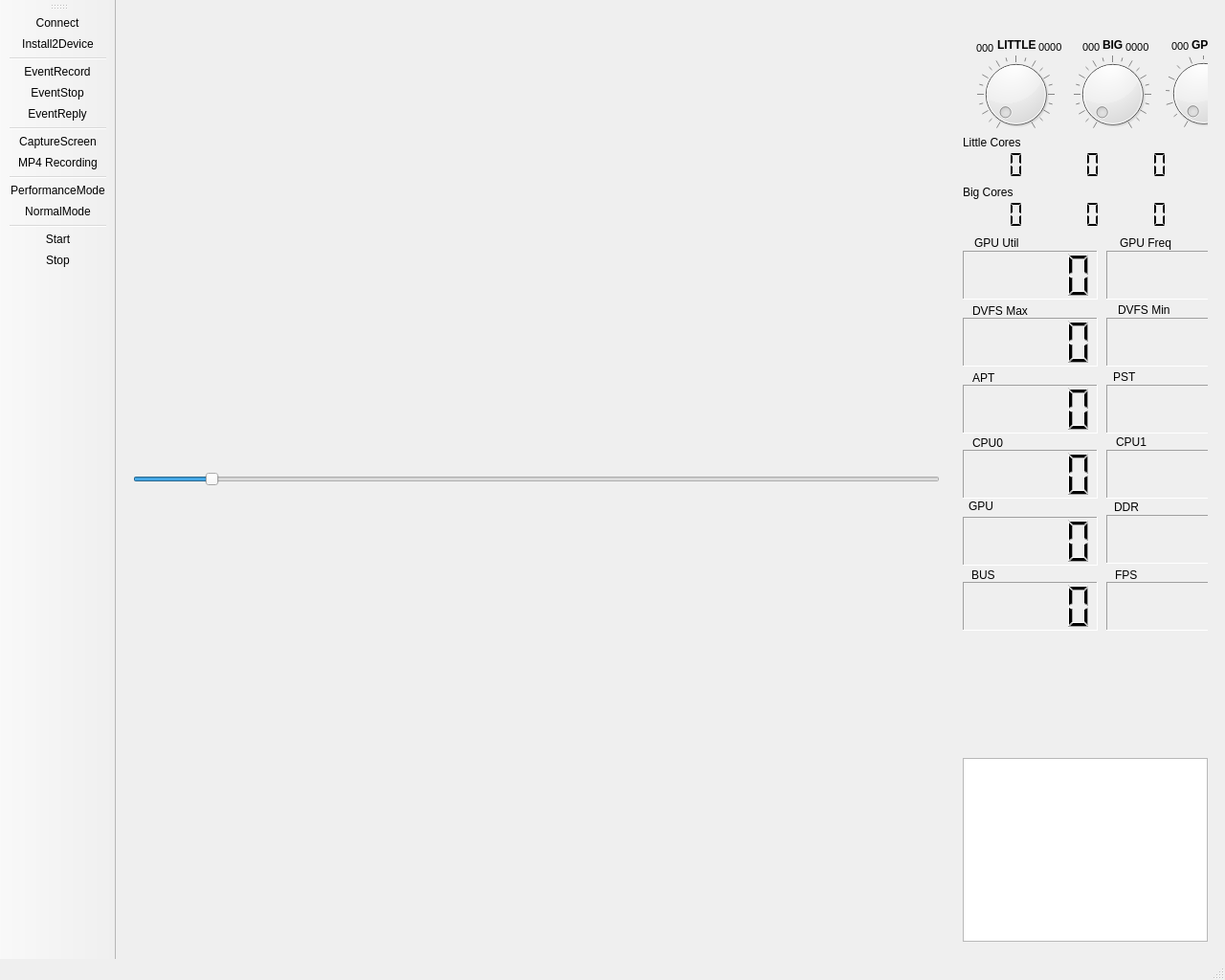
<?xml version="1.0" encoding="UTF-8"?>
<ui version="4.0">
 <class>MainWindow</class>
 <widget class="QMainWindow" name="MainWindow">
  <property name="geometry">
   <rect>
    <x>0</x>
    <y>0</y>
    <width>1280</width>
    <height>1024</height>
   </rect>
  </property>
  <property name="sizePolicy">
   <sizepolicy hsizetype="Fixed" vsizetype="Fixed">
    <horstretch>0</horstretch>
    <verstretch>0</verstretch>
   </sizepolicy>
  </property>
  <property name="maximumSize">
   <size>
    <width>1280</width>
    <height>1024</height>
   </size>
  </property>
  <property name="windowTitle">
   <string>MainWindow</string>
  </property>
  <widget class="QWidget" name="centralwidget">
   <layout class="QHBoxLayout" name="horizontalLayout">
    <item>
     <widget class="QWidget" name="widget_center" native="true">
      <property name="sizePolicy">
       <sizepolicy hsizetype="Minimum" vsizetype="Preferred">
        <horstretch>0</horstretch>
        <verstretch>0</verstretch>
       </sizepolicy>
      </property>
      <layout class="QVBoxLayout" name="Layout_System">
       <item>
        <widget class="QSlider" name="SlideBar">
         <property name="minimum">
          <number>13</number>
         </property>
         <property name="maximum">
          <number>35</number>
         </property>
         <property name="value">
          <number>15</number>
         </property>
         <property name="orientation">
          <enum>Qt::Horizontal</enum>
         </property>
        </widget>
       </item>
      </layout>
     </widget>
    </item>
    <item>
     <widget class="QWidget" name="widget_right" native="true">
      <property name="sizePolicy">
       <sizepolicy hsizetype="Fixed" vsizetype="Expanding">
        <horstretch>0</horstretch>
        <verstretch>0</verstretch>
       </sizepolicy>
      </property>
      <property name="minimumSize">
       <size>
        <width>0</width>
        <height>0</height>
       </size>
      </property>
      <layout class="QVBoxLayout" name="verticalLayout">
       <item>
        <widget class="QLabel" name="label">
         <property name="frameShape">
          <enum>QFrame::NoFrame</enum>
         </property>
         <property name="text">
          <string/>
         </property>
         <property name="pixmap">
          <pixmap resource="resources.qrc">:/basic icons/resources/AnalyzerLogo300.jpg</pixmap>
         </property>
         <property name="scaledContents">
          <bool>true</bool>
         </property>
        </widget>
       </item>
       <item>
        <widget class="QWidget" name="widget" native="true">
         <property name="sizePolicy">
          <sizepolicy hsizetype="Preferred" vsizetype="Expanding">
           <horstretch>0</horstretch>
           <verstretch>0</verstretch>
          </sizepolicy>
         </property>
         <widget class="QLCDNumber" name="LCD_DVFS_MAX">
          <property name="geometry">
           <rect>
            <x>0</x>
            <y>294</y>
            <width>141</width>
            <height>51</height>
           </rect>
          </property>
          <property name="font">
           <font>
            <stylestrategy>PreferDefault</stylestrategy>
           </font>
          </property>
          <property name="frameShape">
           <enum>QFrame::Panel</enum>
          </property>
          <property name="frameShadow">
           <enum>QFrame::Sunken</enum>
          </property>
         </widget>
         <widget class="QLCDNumber" name="LCD_DVFS_MIN">
          <property name="geometry">
           <rect>
            <x>150</x>
            <y>294</y>
            <width>141</width>
            <height>51</height>
           </rect>
          </property>
          <property name="font">
           <font>
            <stylestrategy>PreferDefault</stylestrategy>
           </font>
          </property>
          <property name="frameShape">
           <enum>QFrame::Panel</enum>
          </property>
          <property name="frameShadow">
           <enum>QFrame::Sunken</enum>
          </property>
         </widget>
         <widget class="QLabel" name="label_13">
          <property name="geometry">
           <rect>
            <x>162</x>
            <y>277</y>
            <width>91</width>
            <height>17</height>
           </rect>
          </property>
          <property name="text">
           <string>DVFS Min</string>
          </property>
         </widget>
         <widget class="QLabel" name="label_12">
          <property name="geometry">
           <rect>
            <x>10</x>
            <y>278</y>
            <width>101</width>
            <height>17</height>
           </rect>
          </property>
          <property name="text">
           <string>DVFS Max</string>
          </property>
         </widget>
         <widget class="QLCDNumber" name="LCD_BUS">
          <property name="geometry">
           <rect>
            <x>0</x>
            <y>570</y>
            <width>141</width>
            <height>51</height>
           </rect>
          </property>
          <property name="font">
           <font>
            <stylestrategy>PreferDefault</stylestrategy>
           </font>
          </property>
          <property name="frameShape">
           <enum>QFrame::Panel</enum>
          </property>
          <property name="frameShadow">
           <enum>QFrame::Sunken</enum>
          </property>
         </widget>
         <widget class="QLCDNumber" name="LCD_DDR">
          <property name="geometry">
           <rect>
            <x>150</x>
            <y>500</y>
            <width>141</width>
            <height>51</height>
           </rect>
          </property>
          <property name="font">
           <font>
            <stylestrategy>PreferDefault</stylestrategy>
           </font>
          </property>
          <property name="frameShape">
           <enum>QFrame::Panel</enum>
          </property>
          <property name="frameShadow">
           <enum>QFrame::Sunken</enum>
          </property>
         </widget>
         <widget class="QLabel" name="label_10">
          <property name="geometry">
           <rect>
            <x>164</x>
            <y>207</y>
            <width>101</width>
            <height>17</height>
           </rect>
          </property>
          <property name="text">
           <string>GPU Freq</string>
          </property>
         </widget>
         <widget class="QLCDNumber" name="LCD_GPU_FREQ">
          <property name="geometry">
           <rect>
            <x>150</x>
            <y>224</y>
            <width>141</width>
            <height>51</height>
           </rect>
          </property>
          <property name="font">
           <font>
            <stylestrategy>PreferDefault</stylestrategy>
           </font>
          </property>
          <property name="frameShape">
           <enum>QFrame::Panel</enum>
          </property>
          <property name="frameShadow">
           <enum>QFrame::Sunken</enum>
          </property>
         </widget>
         <widget class="QLCDNumber" name="LCD_GPU_UTIL">
          <property name="geometry">
           <rect>
            <x>0</x>
            <y>224</y>
            <width>141</width>
            <height>51</height>
           </rect>
          </property>
          <property name="font">
           <font>
            <stylestrategy>PreferDefault</stylestrategy>
           </font>
          </property>
          <property name="frameShape">
           <enum>QFrame::Panel</enum>
          </property>
          <property name="frameShadow">
           <enum>QFrame::Sunken</enum>
          </property>
         </widget>
         <widget class="QLabel" name="label_14">
          <property name="geometry">
           <rect>
            <x>158</x>
            <y>483</y>
            <width>101</width>
            <height>17</height>
           </rect>
          </property>
          <property name="text">
           <string>DDR</string>
          </property>
         </widget>
         <widget class="QLabel" name="label_15">
          <property name="geometry">
           <rect>
            <x>9</x>
            <y>554</y>
            <width>101</width>
            <height>17</height>
           </rect>
          </property>
          <property name="text">
           <string>BUS</string>
          </property>
         </widget>
         <widget class="QLabel" name="label_11">
          <property name="geometry">
           <rect>
            <x>12</x>
            <y>207</y>
            <width>101</width>
            <height>17</height>
           </rect>
          </property>
          <property name="text">
           <string>GPU Util</string>
          </property>
         </widget>
         <widget class="QLCDNumber" name="LCD_GPU">
          <property name="geometry">
           <rect>
            <x>0</x>
            <y>502</y>
            <width>141</width>
            <height>51</height>
           </rect>
          </property>
          <property name="font">
           <font>
            <stylestrategy>PreferDefault</stylestrategy>
           </font>
          </property>
          <property name="frameShape">
           <enum>QFrame::Panel</enum>
          </property>
          <property name="frameShadow">
           <enum>QFrame::Sunken</enum>
          </property>
         </widget>
         <widget class="QLCDNumber" name="LCD_CPU_G0">
          <property name="geometry">
           <rect>
            <x>0</x>
            <y>432</y>
            <width>141</width>
            <height>51</height>
           </rect>
          </property>
          <property name="font">
           <font>
            <stylestrategy>PreferDefault</stylestrategy>
           </font>
          </property>
          <property name="frameShape">
           <enum>QFrame::Panel</enum>
          </property>
          <property name="frameShadow">
           <enum>QFrame::Sunken</enum>
          </property>
         </widget>
         <widget class="QLabel" name="label_5">
          <property name="geometry">
           <rect>
            <x>157</x>
            <y>347</y>
            <width>66</width>
            <height>17</height>
           </rect>
          </property>
          <property name="text">
           <string>PST</string>
          </property>
         </widget>
         <widget class="QLCDNumber" name="LCD_CPU_G1">
          <property name="geometry">
           <rect>
            <x>150</x>
            <y>432</y>
            <width>141</width>
            <height>51</height>
           </rect>
          </property>
          <property name="font">
           <font>
            <stylestrategy>PreferDefault</stylestrategy>
           </font>
          </property>
          <property name="frameShape">
           <enum>QFrame::Panel</enum>
          </property>
          <property name="frameShadow">
           <enum>QFrame::Sunken</enum>
          </property>
         </widget>
         <widget class="QLCDNumber" name="LCD_PST">
          <property name="geometry">
           <rect>
            <x>150</x>
            <y>364</y>
            <width>141</width>
            <height>51</height>
           </rect>
          </property>
          <property name="font">
           <font>
            <stylestrategy>PreferDefault</stylestrategy>
           </font>
          </property>
          <property name="frameShape">
           <enum>QFrame::Panel</enum>
          </property>
          <property name="frameShadow">
           <enum>QFrame::Sunken</enum>
          </property>
         </widget>
         <widget class="QLabel" name="label_3">
          <property name="geometry">
           <rect>
            <x>6</x>
            <y>482</y>
            <width>66</width>
            <height>17</height>
           </rect>
          </property>
          <property name="text">
           <string>GPU</string>
          </property>
         </widget>
         <widget class="QLabel" name="label_4">
          <property name="geometry">
           <rect>
            <x>10</x>
            <y>348</y>
            <width>66</width>
            <height>17</height>
           </rect>
          </property>
          <property name="text">
           <string>APT</string>
          </property>
         </widget>
         <widget class="QLabel" name="label_2">
          <property name="geometry">
           <rect>
            <x>10</x>
            <y>416</y>
            <width>66</width>
            <height>17</height>
           </rect>
          </property>
          <property name="text">
           <string>CPU0</string>
          </property>
         </widget>
         <widget class="QLCDNumber" name="LCD_APT">
          <property name="geometry">
           <rect>
            <x>0</x>
            <y>364</y>
            <width>141</width>
            <height>51</height>
           </rect>
          </property>
          <property name="font">
           <font>
            <stylestrategy>PreferDefault</stylestrategy>
           </font>
          </property>
          <property name="frameShape">
           <enum>QFrame::Panel</enum>
          </property>
          <property name="frameShadow">
           <enum>QFrame::Sunken</enum>
          </property>
         </widget>
         <widget class="QLabel" name="label_6">
          <property name="geometry">
           <rect>
            <x>160</x>
            <y>415</y>
            <width>66</width>
            <height>17</height>
           </rect>
          </property>
          <property name="text">
           <string>CPU1</string>
          </property>
         </widget>
         <widget class="QLCDNumber" name="LCD_CPU0">
          <property name="geometry">
           <rect>
            <x>0</x>
            <y>119</y>
            <width>71</width>
            <height>31</height>
           </rect>
          </property>
          <property name="frameShape">
           <enum>QFrame::NoFrame</enum>
          </property>
          <property name="smallDecimalPoint">
           <bool>false</bool>
          </property>
          <property name="numDigits">
           <number>4</number>
          </property>
          <property name="segmentStyle">
           <enum>QLCDNumber::Flat</enum>
          </property>
         </widget>
         <widget class="QLCDNumber" name="LCD_CPU1">
          <property name="geometry">
           <rect>
            <x>80</x>
            <y>119</y>
            <width>71</width>
            <height>31</height>
           </rect>
          </property>
          <property name="frameShape">
           <enum>QFrame::NoFrame</enum>
          </property>
          <property name="numDigits">
           <number>4</number>
          </property>
          <property name="segmentStyle">
           <enum>QLCDNumber::Flat</enum>
          </property>
         </widget>
         <widget class="QLCDNumber" name="LCD_CPU2">
          <property name="geometry">
           <rect>
            <x>150</x>
            <y>119</y>
            <width>71</width>
            <height>31</height>
           </rect>
          </property>
          <property name="frameShape">
           <enum>QFrame::NoFrame</enum>
          </property>
          <property name="numDigits">
           <number>4</number>
          </property>
          <property name="segmentStyle">
           <enum>QLCDNumber::Flat</enum>
          </property>
         </widget>
         <widget class="QLCDNumber" name="LCD_CPU3">
          <property name="geometry">
           <rect>
            <x>227</x>
            <y>119</y>
            <width>71</width>
            <height>31</height>
           </rect>
          </property>
          <property name="frameShape">
           <enum>QFrame::NoFrame</enum>
          </property>
          <property name="numDigits">
           <number>4</number>
          </property>
          <property name="segmentStyle">
           <enum>QLCDNumber::Flat</enum>
          </property>
         </widget>
         <widget class="QLCDNumber" name="LCD_CPU4">
          <property name="geometry">
           <rect>
            <x>0</x>
            <y>171</y>
            <width>71</width>
            <height>31</height>
           </rect>
          </property>
          <property name="frameShape">
           <enum>QFrame::NoFrame</enum>
          </property>
          <property name="numDigits">
           <number>4</number>
          </property>
          <property name="segmentStyle">
           <enum>QLCDNumber::Flat</enum>
          </property>
         </widget>
         <widget class="QLCDNumber" name="LCD_CPU6">
          <property name="geometry">
           <rect>
            <x>150</x>
            <y>171</y>
            <width>71</width>
            <height>31</height>
           </rect>
          </property>
          <property name="frameShape">
           <enum>QFrame::NoFrame</enum>
          </property>
          <property name="numDigits">
           <number>4</number>
          </property>
          <property name="segmentStyle">
           <enum>QLCDNumber::Flat</enum>
          </property>
         </widget>
         <widget class="QLCDNumber" name="LCD_CPU7">
          <property name="geometry">
           <rect>
            <x>226</x>
            <y>171</y>
            <width>71</width>
            <height>31</height>
           </rect>
          </property>
          <property name="frameShape">
           <enum>QFrame::NoFrame</enum>
          </property>
          <property name="numDigits">
           <number>4</number>
          </property>
          <property name="segmentStyle">
           <enum>QLCDNumber::Flat</enum>
          </property>
         </widget>
         <widget class="QLCDNumber" name="LCD_CPU5">
          <property name="geometry">
           <rect>
            <x>80</x>
            <y>171</y>
            <width>71</width>
            <height>31</height>
           </rect>
          </property>
          <property name="frameShape">
           <enum>QFrame::NoFrame</enum>
          </property>
          <property name="numDigits">
           <number>4</number>
          </property>
          <property name="segmentStyle">
           <enum>QLCDNumber::Flat</enum>
          </property>
         </widget>
         <widget class="QLabel" name="label_16">
          <property name="geometry">
           <rect>
            <x>0</x>
            <y>102</y>
            <width>101</width>
            <height>17</height>
           </rect>
          </property>
          <property name="text">
           <string>Little Cores</string>
          </property>
         </widget>
         <widget class="QLabel" name="label_17">
          <property name="geometry">
           <rect>
            <x>0</x>
            <y>154</y>
            <width>71</width>
            <height>17</height>
           </rect>
          </property>
          <property name="text">
           <string>Big Cores</string>
          </property>
         </widget>
         <widget class="QLabel" name="label_7">
          <property name="geometry">
           <rect>
            <x>36</x>
            <y>0</y>
            <width>41</width>
            <height>17</height>
           </rect>
          </property>
          <property name="font">
           <font>
            <pointsize>9</pointsize>
            <weight>75</weight>
            <bold>true</bold>
           </font>
          </property>
          <property name="text">
           <string>LITTLE</string>
          </property>
         </widget>
         <widget class="QLabel" name="label_8">
          <property name="geometry">
           <rect>
            <x>146</x>
            <y>0</y>
            <width>21</width>
            <height>17</height>
           </rect>
          </property>
          <property name="font">
           <font>
            <pointsize>9</pointsize>
            <weight>75</weight>
            <bold>true</bold>
           </font>
          </property>
          <property name="text">
           <string>BIG</string>
          </property>
         </widget>
         <widget class="QLabel" name="label_9">
          <property name="geometry">
           <rect>
            <x>239</x>
            <y>0</y>
            <width>31</width>
            <height>17</height>
           </rect>
          </property>
          <property name="font">
           <font>
            <pointsize>9</pointsize>
            <weight>75</weight>
            <bold>true</bold>
           </font>
          </property>
          <property name="text">
           <string>GPU</string>
          </property>
         </widget>
         <widget class="QDial" name="dial_Little">
          <property name="geometry">
           <rect>
            <x>10</x>
            <y>20</y>
            <width>91</width>
            <height>81</height>
           </rect>
          </property>
          <property name="minimum">
           <number>400</number>
          </property>
          <property name="maximum">
           <number>1500</number>
          </property>
          <property name="singleStep">
           <number>50</number>
          </property>
          <property name="pageStep">
           <number>100</number>
          </property>
          <property name="value">
           <number>400</number>
          </property>
          <property name="sliderPosition">
           <number>400</number>
          </property>
          <property name="orientation">
           <enum>Qt::Vertical</enum>
          </property>
          <property name="invertedAppearance">
           <bool>false</bool>
          </property>
          <property name="invertedControls">
           <bool>false</bool>
          </property>
          <property name="notchesVisible">
           <bool>true</bool>
          </property>
         </widget>
         <widget class="QLabel" name="label_little_min">
          <property name="geometry">
           <rect>
            <x>14</x>
            <y>4</y>
            <width>31</width>
            <height>16</height>
           </rect>
          </property>
          <property name="font">
           <font>
            <pointsize>8</pointsize>
           </font>
          </property>
          <property name="text">
           <string>000</string>
          </property>
         </widget>
         <widget class="QLabel" name="label_little_max">
          <property name="geometry">
           <rect>
            <x>79</x>
            <y>3</y>
            <width>31</width>
            <height>16</height>
           </rect>
          </property>
          <property name="font">
           <font>
            <pointsize>8</pointsize>
           </font>
          </property>
          <property name="text">
           <string>0000</string>
          </property>
         </widget>
         <widget class="QLabel" name="label_big_min">
          <property name="geometry">
           <rect>
            <x>125</x>
            <y>3</y>
            <width>31</width>
            <height>16</height>
           </rect>
          </property>
          <property name="font">
           <font>
            <pointsize>8</pointsize>
           </font>
          </property>
          <property name="text">
           <string>000</string>
          </property>
         </widget>
         <widget class="QLabel" name="label_big_max">
          <property name="geometry">
           <rect>
            <x>170</x>
            <y>3</y>
            <width>31</width>
            <height>16</height>
           </rect>
          </property>
          <property name="font">
           <font>
            <pointsize>8</pointsize>
           </font>
          </property>
          <property name="text">
           <string>0000</string>
          </property>
         </widget>
         <widget class="QDial" name="dial_Big">
          <property name="geometry">
           <rect>
            <x>116</x>
            <y>20</y>
            <width>81</width>
            <height>81</height>
           </rect>
          </property>
          <property name="minimum">
           <number>800</number>
          </property>
          <property name="maximum">
           <number>2100</number>
          </property>
          <property name="singleStep">
           <number>50</number>
          </property>
          <property name="pageStep">
           <number>100</number>
          </property>
          <property name="value">
           <number>800</number>
          </property>
          <property name="sliderPosition">
           <number>800</number>
          </property>
          <property name="orientation">
           <enum>Qt::Vertical</enum>
          </property>
          <property name="invertedAppearance">
           <bool>false</bool>
          </property>
          <property name="invertedControls">
           <bool>false</bool>
          </property>
          <property name="notchesVisible">
           <bool>true</bool>
          </property>
         </widget>
         <widget class="QDial" name="dial_GPU">
          <property name="geometry">
           <rect>
            <x>211</x>
            <y>19</y>
            <width>81</width>
            <height>81</height>
           </rect>
          </property>
          <property name="minimum">
           <number>0</number>
          </property>
          <property name="maximum">
           <number>700</number>
          </property>
          <property name="singleStep">
           <number>50</number>
          </property>
          <property name="pageStep">
           <number>100</number>
          </property>
          <property name="value">
           <number>0</number>
          </property>
          <property name="sliderPosition">
           <number>0</number>
          </property>
          <property name="orientation">
           <enum>Qt::Vertical</enum>
          </property>
          <property name="invertedAppearance">
           <bool>false</bool>
          </property>
          <property name="invertedControls">
           <bool>false</bool>
          </property>
          <property name="notchesVisible">
           <bool>true</bool>
          </property>
         </widget>
         <widget class="QLabel" name="label_gpu_max">
          <property name="geometry">
           <rect>
            <x>267</x>
            <y>2</y>
            <width>31</width>
            <height>16</height>
           </rect>
          </property>
          <property name="font">
           <font>
            <pointsize>8</pointsize>
           </font>
          </property>
          <property name="text">
           <string>000</string>
          </property>
         </widget>
         <widget class="QLabel" name="label_gpu_min">
          <property name="geometry">
           <rect>
            <x>218</x>
            <y>2</y>
            <width>21</width>
            <height>16</height>
           </rect>
          </property>
          <property name="font">
           <font>
            <pointsize>8</pointsize>
           </font>
          </property>
          <property name="text">
           <string>000</string>
          </property>
         </widget>
         <widget class="QLabel" name="label_18">
          <property name="geometry">
           <rect>
            <x>159</x>
            <y>554</y>
            <width>101</width>
            <height>17</height>
           </rect>
          </property>
          <property name="text">
           <string>FPS</string>
          </property>
         </widget>
         <widget class="QLCDNumber" name="LCD_FPS">
          <property name="geometry">
           <rect>
            <x>150</x>
            <y>570</y>
            <width>141</width>
            <height>51</height>
           </rect>
          </property>
          <property name="font">
           <font>
            <stylestrategy>PreferDefault</stylestrategy>
           </font>
          </property>
          <property name="frameShape">
           <enum>QFrame::Panel</enum>
          </property>
          <property name="frameShadow">
           <enum>QFrame::Sunken</enum>
          </property>
         </widget>
        </widget>
       </item>
       <item>
        <widget class="QListWidget" name="listWidget">
         <property name="sizePolicy">
          <sizepolicy hsizetype="Expanding" vsizetype="Preferred">
           <horstretch>0</horstretch>
           <verstretch>0</verstretch>
          </sizepolicy>
         </property>
         <property name="font">
          <font>
           <family>Ubuntu Condensed</family>
           <pointsize>12</pointsize>
           <weight>50</weight>
           <bold>false</bold>
          </font>
         </property>
        </widget>
       </item>
      </layout>
     </widget>
    </item>
   </layout>
  </widget>
  <widget class="QMenuBar" name="menubar">
   <property name="geometry">
    <rect>
     <x>0</x>
     <y>0</y>
     <width>1280</width>
     <height>25</height>
    </rect>
   </property>
  </widget>
  <widget class="QStatusBar" name="statusbar"/>
  <widget class="QToolBar" name="toolBar">
   <property name="sizePolicy">
    <sizepolicy hsizetype="Fixed" vsizetype="Preferred">
     <horstretch>0</horstretch>
     <verstretch>0</verstretch>
    </sizepolicy>
   </property>
   <property name="windowTitle">
    <string>toolBar</string>
   </property>
   <property name="iconSize">
    <size>
     <width>48</width>
     <height>48</height>
    </size>
   </property>
   <attribute name="toolBarArea">
    <enum>LeftToolBarArea</enum>
   </attribute>
   <attribute name="toolBarBreak">
    <bool>false</bool>
   </attribute>
   <addaction name="actionConnect"/>
   <addaction name="actionInstall2Device"/>
   <addaction name="separator"/>
   <addaction name="actionEventRecord"/>
   <addaction name="actionEventStop"/>
   <addaction name="actionEventReplay"/>
   <addaction name="separator"/>
   <addaction name="actionCaptureScreen"/>
   <addaction name="actionMP4_Recording"/>
   <addaction name="separator"/>
   <addaction name="actionPerformanceMode"/>
   <addaction name="actionNormalMode"/>
   <addaction name="separator"/>
   <addaction name="actionStart"/>
   <addaction name="actionStop"/>
  </widget>
  <action name="actionConnect">
   <property name="icon">
    <iconset resource="resources.qrc">
     <normaloff>:/basic icons/resources/icons/plug42.png</normaloff>:/basic icons/resources/icons/plug42.png</iconset>
   </property>
   <property name="text">
    <string>Connect</string>
   </property>
   <property name="toolTip">
    <string>Connect to device</string>
   </property>
  </action>
  <action name="actionInstall2Device">
   <property name="icon">
    <iconset resource="resources.qrc">
     <normaloff>:/basic icons/resources/icons/smartphone34.png</normaloff>:/basic icons/resources/icons/smartphone34.png</iconset>
   </property>
   <property name="text">
    <string>Install2Device</string>
   </property>
   <property name="toolTip">
    <string>Install showfreq to device</string>
   </property>
  </action>
  <action name="actionEventRecord">
   <property name="icon">
    <iconset resource="resources.qrc">
     <normaloff>:/basic icons/resources/record.png</normaloff>:/basic icons/resources/record.png</iconset>
   </property>
   <property name="text">
    <string>EventRecord</string>
   </property>
   <property name="toolTip">
    <string>Recording event</string>
   </property>
  </action>
  <action name="actionEventStop">
   <property name="icon">
    <iconset resource="resources.qrc">
     <normaloff>:/basic icons/resources/stop.png</normaloff>:/basic icons/resources/stop.png</iconset>
   </property>
   <property name="text">
    <string>EventStop</string>
   </property>
   <property name="toolTip">
    <string>Stop recording event</string>
   </property>
  </action>
  <action name="actionEventReplay">
   <property name="icon">
    <iconset resource="resources.qrc">
     <normaloff>:/basic icons/resources/start.png</normaloff>:/basic icons/resources/start.png</iconset>
   </property>
   <property name="text">
    <string>EventReply</string>
   </property>
   <property name="toolTip">
    <string>Replay event</string>
   </property>
  </action>
  <action name="actionCaptureScreen">
   <property name="icon">
    <iconset resource="resources.qrc">
     <normaloff>:/basic icons/resources/capture.png</normaloff>:/basic icons/resources/capture.png</iconset>
   </property>
   <property name="text">
    <string>CaptureScreen</string>
   </property>
   <property name="toolTip">
    <string>Screen capture</string>
   </property>
  </action>
  <action name="actionMP4_Recording">
   <property name="icon">
    <iconset resource="resources.qrc">
     <normaloff>:/basic icons/resources/mp4.png</normaloff>:/basic icons/resources/mp4.png</iconset>
   </property>
   <property name="text">
    <string>MP4 Recording</string>
   </property>
   <property name="toolTip">
    <string>Recording MP4 movie file</string>
   </property>
  </action>
  <action name="actionPerformanceMode">
   <property name="icon">
    <iconset resource="resources.qrc">
     <normaloff>:/basic icons/resources/Performance48.png</normaloff>:/basic icons/resources/Performance48.png</iconset>
   </property>
   <property name="text">
    <string>PerformanceMode</string>
   </property>
   <property name="toolTip">
    <string>Performance Mode</string>
   </property>
  </action>
  <action name="actionNormalMode">
   <property name="icon">
    <iconset resource="resources.qrc">
     <normaloff>:/basic icons/resources/Normal48.png</normaloff>:/basic icons/resources/Normal48.png</iconset>
   </property>
   <property name="text">
    <string>NormalMode</string>
   </property>
   <property name="toolTip">
    <string>Normal Mode</string>
   </property>
  </action>
  <action name="actionStart">
   <property name="icon">
    <iconset resource="resources.qrc">
     <normaloff>:/basic icons/resources/power_on.png</normaloff>:/basic icons/resources/power_on.png</iconset>
   </property>
   <property name="text">
    <string>Start</string>
   </property>
   <property name="toolTip">
    <string>Start analysis</string>
   </property>
  </action>
  <action name="actionStop">
   <property name="icon">
    <iconset resource="resources.qrc">
     <normaloff>:/basic icons/resources/power_off.png</normaloff>:/basic icons/resources/power_off.png</iconset>
   </property>
   <property name="text">
    <string>Stop</string>
   </property>
   <property name="toolTip">
    <string>Stop analysis</string>
   </property>
  </action>
 </widget>
 <resources>
  <include location="resources.qrc"/>
 </resources>
 <connections>
  <connection>
   <sender>dial_Little</sender>
   <signal>valueChanged(int)</signal>
   <receiver>label_little_min</receiver>
   <slot>setNum(int)</slot>
   <hints>
    <hint type="sourcelabel">
     <x>1005</x>
     <y>247</y>
    </hint>
    <hint type="destinationlabel">
     <x>971</x>
     <y>199</y>
    </hint>
   </hints>
  </connection>
  <connection>
   <sender>dial_Little</sender>
   <signal>valueChanged(int)</signal>
   <receiver>label_little_max</receiver>
   <slot>setNum(int)</slot>
   <hints>
    <hint type="sourcelabel">
     <x>1038</x>
     <y>264</y>
    </hint>
    <hint type="destinationlabel">
     <x>1053</x>
     <y>203</y>
    </hint>
   </hints>
  </connection>
  <connection>
   <sender>dial_Big</sender>
   <signal>valueChanged(int)</signal>
   <receiver>label_big_min</receiver>
   <slot>setNum(int)</slot>
   <hints>
    <hint type="sourcelabel">
     <x>1103</x>
     <y>234</y>
    </hint>
    <hint type="destinationlabel">
     <x>1097</x>
     <y>204</y>
    </hint>
   </hints>
  </connection>
  <connection>
   <sender>dial_Big</sender>
   <signal>valueChanged(int)</signal>
   <receiver>label_big_max</receiver>
   <slot>setNum(int)</slot>
   <hints>
    <hint type="sourcelabel">
     <x>1133</x>
     <y>246</y>
    </hint>
    <hint type="destinationlabel">
     <x>1140</x>
     <y>198</y>
    </hint>
   </hints>
  </connection>
  <connection>
   <sender>dial_GPU</sender>
   <signal>valueChanged(int)</signal>
   <receiver>label_gpu_min</receiver>
   <slot>setNum(int)</slot>
   <hints>
    <hint type="sourcelabel">
     <x>1212</x>
     <y>245</y>
    </hint>
    <hint type="destinationlabel">
     <x>1185</x>
     <y>197</y>
    </hint>
   </hints>
  </connection>
  <connection>
   <sender>dial_GPU</sender>
   <signal>valueChanged(int)</signal>
   <receiver>label_gpu_max</receiver>
   <slot>setNum(int)</slot>
   <hints>
    <hint type="sourcelabel">
     <x>1236</x>
     <y>245</y>
    </hint>
    <hint type="destinationlabel">
     <x>1245</x>
     <y>200</y>
    </hint>
   </hints>
  </connection>
 </connections>
</ui>
